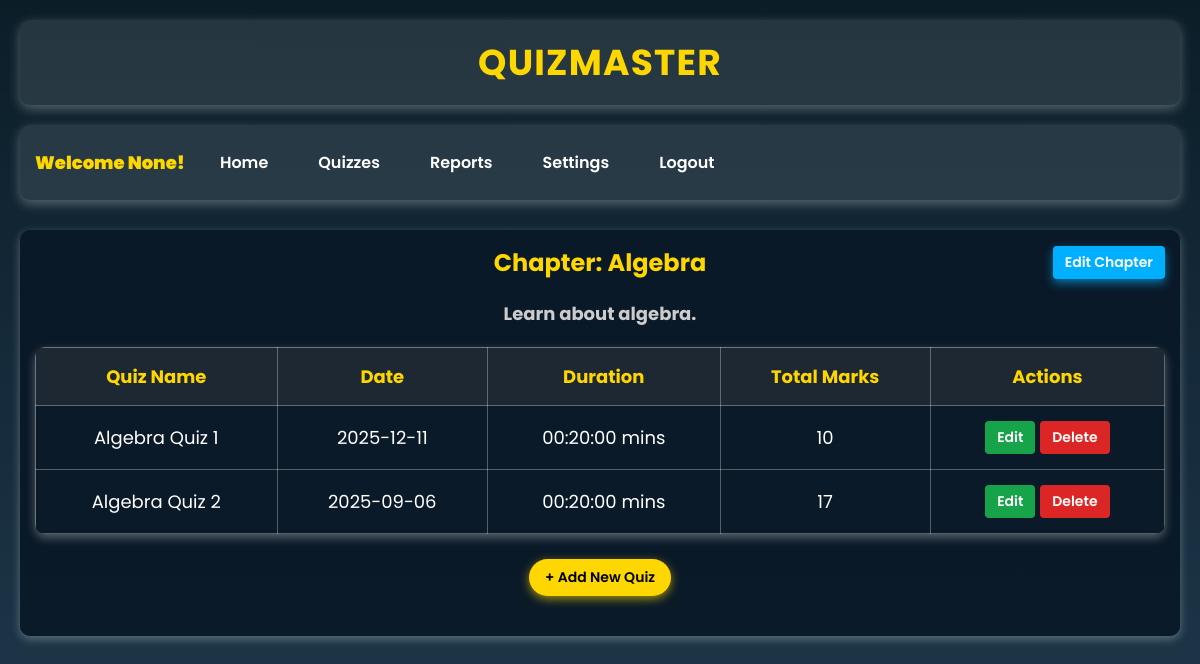
Screenshot of /chapter-details/1 with the database file from the repository.
### models/database.py (models this page shows)
class Chapter(db.Model):
    __tablename__ = 'chapter'
    chap_id = db.Column(db.Integer, primary_key=True, autoincrement=True)
    chap_name = db.Column(db.String(255), nullable=False)
    chap_desc = db.Column(db.Text, nullable=True)
    sub_id = db.Column(db.Integer, db.ForeignKey('subject.sub_id', ondelete="CASCADE"), index=True, nullable=False)
    quizzes = db.relationship('Quiz', backref='chapter', cascade="all, delete", lazy=True)

class Quiz(db.Model):
    __tablename__ = 'quiz'
    quiz_id = db.Column(db.Integer, primary_key=True, autoincrement=True)
    chap_id = db.Column(db.Integer, db.ForeignKey('chapter.chap_id', ondelete="CASCADE"), index=True, nullable=False)
    quiz_name = db.Column(db.String(255), nullable=False, default="Untitled Quiz")  # ✅ Added field
    date_of_quiz = db.Column(db.Date, nullable=True)
    duration = db.Column(db.Time, nullable=False)
    remarks = db.Column(db.Text, nullable=True)
    total_marks = db.Column(db.Integer, nullable=True)
    questions = db.relationship('Question', backref='quiz', cascade="all, delete", lazy=True)
    scores = db.relationship('Scores', backref='quiz', cascade="all, delete", lazy=True)

### controllers/controller.py (the view)
@app.route("/chapter-details/<int:chap_id>")
def chapterdetails(chap_id):
    chapter = Chapter.query.get_or_404(chap_id)
    quizzes = Quiz.query.filter_by(chap_id=chap_id).all()
    return render_template("chapterdetails.html", chapter=chapter, quizzes=quizzes, username=session.get("username"))

### templates/chapterdetails.html (shortened to what this page needs)
<!DOCTYPE html>
<html lang="en">
<head>
    <link rel="stylesheet" href="/static/chapterdetails.css">
</head>
<body>
    <div class="header-container">
        <h1 class="quizmaster-title">QuizMaster</h1>
    </div>
    <nav class="navbar">
        <div class="nav-links">
            <p class="ad">Welcome {{ username }}!</p>
            <a href="/admindashboard">Home</a>
            <a href="/quizzes">Quizzes</a>
            <a href="/reports">Reports</a>
            <a href="/settings">Settings</a>
            <a href="/">Logout</a>
        </div>
    </nav>
<section class="chapter-container">
    <div class="chapter-header">
        <h2>Chapter: {{ chapter.chap_name }}</h2>
        <button class="btn edit-chapter" onclick="location.href='/edit-chapter/{{ chapter.chap_id }}'">
            Edit Chapter
        </button>
    </div>
    <p class="chapter-desc">{{ chapter.chap_desc }}</p>
    <table class="quiz-table">
        <thead>
            <tr>
                <th>Quiz Name</th>
                <th>Date</th>
                <th>Duration</th>
                <th>Total Marks</th>
                <th>Actions</th>
            </tr>
        </thead>
        <tbody>
            {% for quiz in quizzes %}
            <tr>
                <td>{{ quiz.quiz_name }}</td>
                <td>{{ quiz.date_of_quiz }}</td>
                <td>{{ quiz.duration }} mins</td>
                <td>{{ quiz.total_marks }}</td>
                <td>
                    <button class="btn edit" onclick="location.href='/quiz-details/{{ quiz.quiz_id }}'">Edit</button>
                    <form id="deleteForm{{ quiz.quiz_id }}" action="/delete-quiz/{{ quiz.quiz_id }}" method="post" style="display:inline;">
                        <button type="submit" class="btn delete" onclick="return confirm('Are you sure you want to delete this quiz?')">Delete</button>
                    </form>
                </td>
            </tr>
            {% endfor %}
        </tbody>
    </table>
    <button class="btn add-quiz" onclick="location.href='/add-quiz?chap_id={{ chapter.chap_id }}'">
        + Add New Quiz
    </button>
</section>
</body>
</html>

### static/chapterdetails.css (style rules this page uses)
* { margin: 0; padding: 0; box-sizing: border-box; font-family: 'Poppins', sans-serif; }
body { background: linear-gradient(to bottom, #0b1e28, #162b3c, #1e3a4c); min-height: 100vh; display: flex; flex-direction: column; align-items: center; color: white; padding: 20px; }
.header-container { width: 100%; text-align: center; padding: 15px; background: rgba(255, 255, 255, 0.1); box-shadow: 0px 4px 12px rgba(255, 255, 255, 0.3); margin-bottom: 20px; border-radius: 10px; }
.quizmaster-title { font-size: 36px; font-weight: 700; color: #FFD700; letter-spacing: 1.2px; text-transform: uppercase; }
.navbar { width: 100%; display: flex; justify-content: space-between; align-items: center; padding: 15px; background: rgba(255, 255, 255, 0.1); box-shadow: 0px 4px 12px rgba(255, 255, 255, 0.3); margin-bottom: 30px; border-radius: 10px; }
.nav-links { display: flex; gap: 20px; }
.nav-links a { color: white; text-decoration: none; font-weight: 600; padding: 10px 15px; transition: 0.3s; display: flex; justify-content: space-around; align-items: center; }
.ad { align-self: center; font-weight: 1000; font-size: 18px; color: #FFD700; }
.chapter-container { width: 100%; margin-bottom: 35px; text-align: center; background: rgba(10, 25, 40, 0.95); padding: 15px; border-radius: 10px; box-shadow: 0px 3px 10px rgba(255, 255, 255, 0.3); }
h2, h3 { text-align: center; color: #FFD700; margin-bottom: 15px; }
.quiz-table { width: 100%; border-collapse: collapse; margin-top: 20px; background: rgba(255, 255, 255, 0.15); border-radius: 10px; overflow: hidden; box-shadow: 0px 4px 10px rgba(255, 255, 255, 0.3); }
.quiz-table th, .quiz-table td { border: 1.5px solid rgba(255, 255, 255, 0.3); padding: 15px; text-align: center; font-size: 18px; color: #FFF; }
.quiz-table th { background: rgba(30, 40, 50, 1); color: #FFD700; font-weight: 700; }
.quiz-table td { background: rgba(10, 25, 40, 0.95); }
.chapter-header { display: flex; align-items: center; position: relative; margin-bottom: 20px; }
.chapter-header h2 { flex: 1; text-align: center; margin: 0; color: #FFD700; }
.edit-chapter { position: absolute; right: 0; padding: 8px 16px; background-color: #00b0ff; color: white; border: none; border-radius: 8px; cursor: pointer; font-weight: 600; box-shadow: 0 4px 10px rgba(0, 176, 255, 0.6); transition: background-color 0.3s ease, transform 0.3s ease; }
.chapter-desc { text-align: center; font-size: 18px; color: #ccc; margin-bottom: 20px; font-weight: 700; }
.btn { font-weight: 600; padding: 6px 12px; border-radius: 4px; border: none; cursor: pointer; font-size: 14px; }
.btn.edit { background-color: #16a34a; color: white; }
.btn.delete { background-color: #dc2626; color: white; }
.btn.add-quiz { display: block; margin: 25px auto; background: #FFD700; color: black; font-size: 14px; padding: 8px 16px; font-weight: 600; cursor: pointer; transition: 0.3s; box-shadow: 0px 3px 10px rgba(255, 215, 0, 0.6); border-radius: 20px; border: none; }

### rows the page displays
Chapter: chap_name "Algebra", chap_desc "Learn about algebra."
Quiz: quiz_name "Algebra Quiz 1", date_of_quiz "2025-12-11", duration "00:20:00", total_marks "10"
Quiz: quiz_name "Algebra Quiz 2", date_of_quiz "2025-09-06", duration "00:20:00", total_marks "17"

### other values shown
{{ username }} "None"
